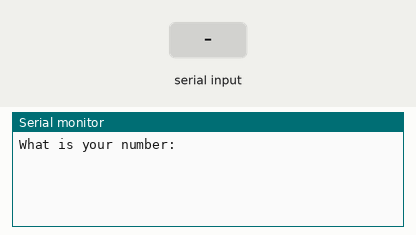
Recording of a sketch running on a simulated Arduino Uno, built with avr-gcc and run on an emulated ATmega328P. Shown: the last lines printed to the serial monitor. Inputs (shaded band) come from the test bench.

Above: at 1.2 s.
1.3 s: "90,45\n" received over Serial
At 2.2 s:
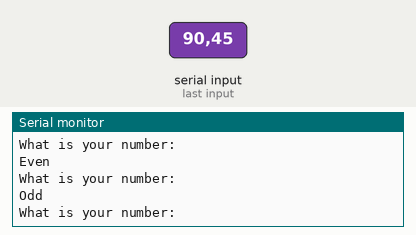
2.8 s: "0\n" received over Serial
At 3.4 s:
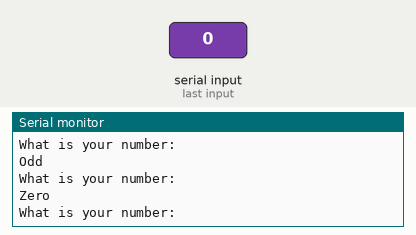

The sketch:

lesson-16-oddoreven.ino
```cpp
int brdNum = 9600;
String myPrompt = "What is your number: ";
int myNum;
int rem;

void setup() {
  // put your setup code here, to run once:
  Serial.begin(brdNum);
}

void clearSerial() {
  while (Serial.available()) {
    Serial.read();
  }
}

void loop() {
  // put your main code here, to run repeatedly:
  Serial.println(myPrompt);
  while (Serial.available() == 0) {

  }
  myNum = Serial.parseInt();
  clearSerial();
  rem = myNum % 2;
  if (myNum == 0) {
    Serial.println("Zero");
  }
  else if (rem == 0) {
    Serial.println("Even");
  }
  else {
    Serial.println("Odd");
  }
}
```

Measured:
- after the input at 1.3 s, the serial monitor: prints a new line at once (image 1)
- after the input at 2.8 s, the serial monitor: prints a new line at once (image 2)
